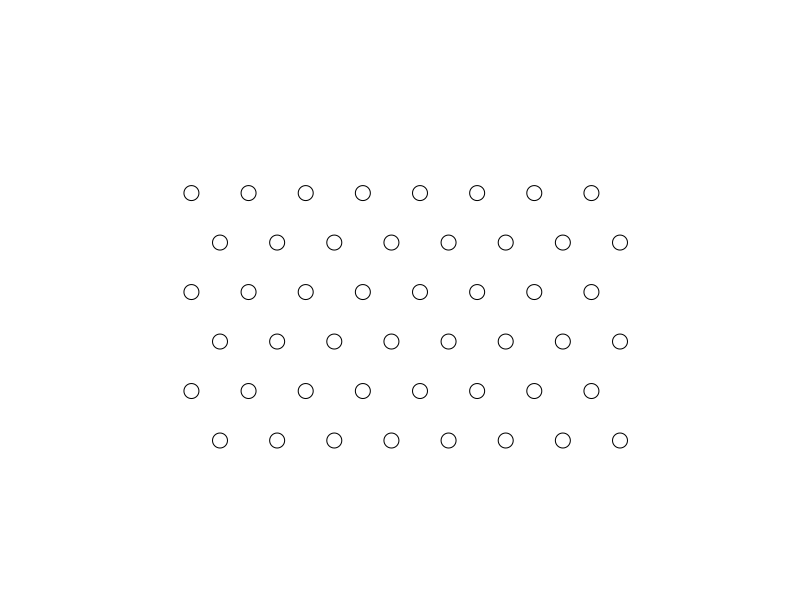
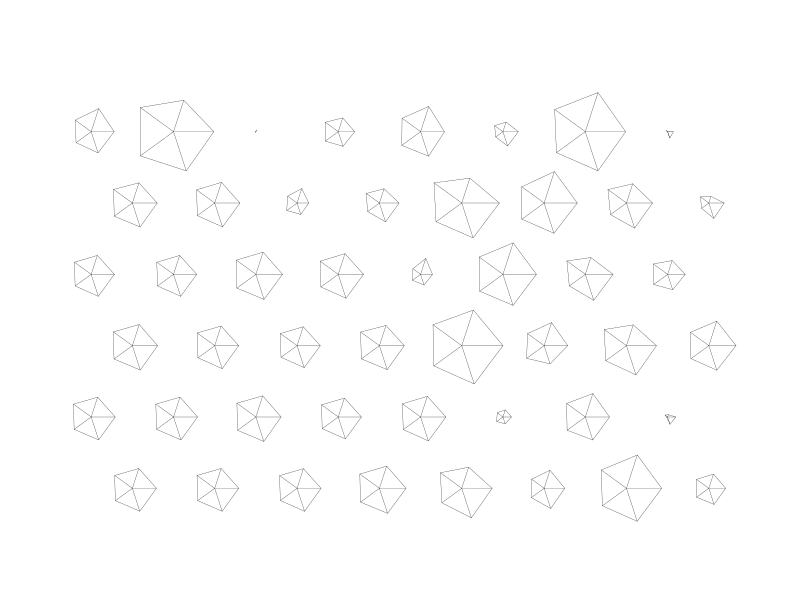
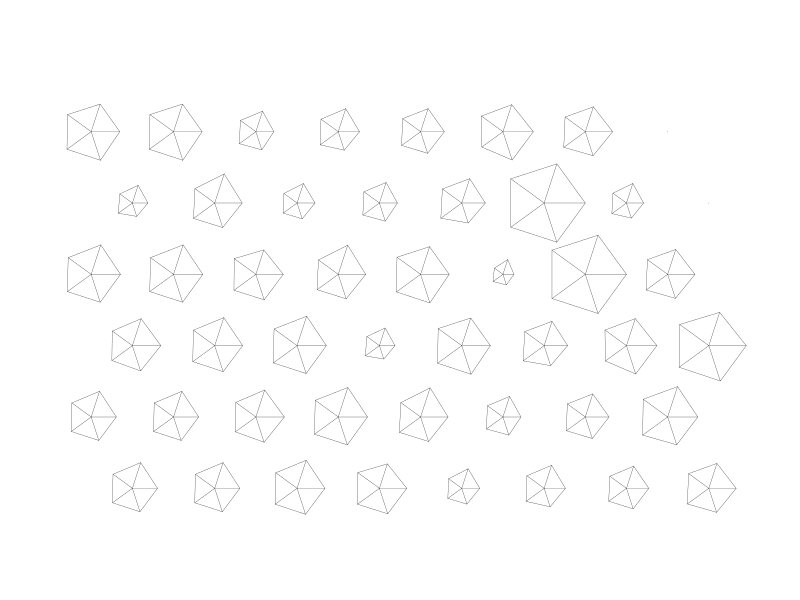

Here is the R script that generated these plots, in order:
## ---- chunk 1
options(repos = "https://cran.r-project.org")
install.packages("class")
library(class)
## ---- chunk 2
require(graphics)
data(crabs, package = "MASS")
lcrabs <- log(crabs[, 4:8])
crabs.grp <- factor(c("B", "b", "O", "o")[rep(1:4, rep(50,4))])
gr <- somgrid(topo = "hexagonal")
crabs.som <- batchSOM(lcrabs, gr, c(4, 4, 2, 2, 1, 1, 1, 0, 0))
plot(crabs.som$grid)

## ---- chunk 3
data("iris3")
train <- rbind(iris3[1:25,,1], iris3[1:25,,2], iris3[1:25,,3])
test <- rbind(iris3[26:50,,1], iris3[26:50,,2], iris3[26:50,,3])
cl <- factor(c(rep("s",25), rep("c",25), rep("v",25)))
keep <- condense(train, cl)
knn(train[keep, , drop=FALSE], test, cl[keep])
keep2 <- reduce.nn(train, keep, cl)
knn(train[keep2, , drop=FALSE], test, cl[keep2])

## ---- chunk 4
grupo <- matrix(c(0.2,0.2,0.25,0.2,0.2,0.6,0.3,0.3,0.8,0.8,0.6,0.4,0.9,0.9),7,2,byrow = T)
rotulos = c("A","A","A","A","B","B","B")
grupo
testar_pt <- matrix(c(0.4,0.4,0.5,0.5,0.6,0.6,0.7,0.7,0.8,0.8),5,2,byrow = T)

library(class)
teste <- knn(grupo,testar_pt,rotulos,k=2,prob = FALSE)
teste
## ---- chunk 5
data("iris3")
train <- rbind(iris3[,,1], iris3[,,2], iris3[,,3])
cl <- factor(c(rep("s",50), rep("c",50), rep("v",50)))
knn.cv(train, cl, k = 3, prob = FALSE)
attributes(.Last.value)

## ---- chunk 6
data("iris3")
train <- rbind(iris3[1:25,,1], iris3[1:25,,2], iris3[1:25,,3])
test <- rbind(iris3[26:50,,1], iris3[26:50,,2], iris3[26:50,,3])
cl <- factor(c(rep("s",25), rep("c",25), rep("v",25)))
knn1(train, test, cl)

## ---- chunk 7
data("iris3")
train <- rbind(iris3[1:25,,1], iris3[1:25,,2], iris3[1:25,,3])
test <- rbind(iris3[26:50,,1], iris3[26:50,,2], iris3[26:50,,3])
cl <- factor(c(rep("s",25), rep("c",25), rep("v",25)))
cd <- lvqinit(train, cl, 10)
lvqtest(cd, train)
cd0 <- olvq1(train, cl, cd)
lvqtest(cd0, train)
cd1 <- lvq1(train, cl, cd0)
lvqtest(cd1, train)
## ---- chunk 8
train <- rbind(iris3[1:25,,1], iris3[1:25,,2], iris3[1:25,,3])
test <- rbind(iris3[26:50,,1], iris3[26:50,,2], iris3[26:50,,3])
cl <- factor(c(rep("s",25), rep("c",25), rep("v",25)))
cd <- lvqinit(train, cl, 10)
lvqtest(cd, train)
cd0 <- olvq1(train, cl, cd)
lvqtest(cd0, train)
cd2 <- lvq2(train, cl, cd0)
lvqtest(cd2, train)

## ---- chunk 9
train <- rbind(iris3[1:25,,1], iris3[1:25,,2], iris3[1:25,,3])
test <- rbind(iris3[26:50,,1], iris3[26:50,,2], iris3[26:50,,3])
cl <- factor(c(rep("s",25), rep("c",25), rep("v",25)))
cd <- lvqinit(train, cl, 10)
lvqtest(cd, train)
cd0 <- olvq1(train, cl, cd)
lvqtest(cd0, train)
cd3 <- lvq3(train, cl, cd0)
lvqtest(cd3, train)

## ---- chunk 10
train <- rbind(iris3[1:25,,1], iris3[1:25,,2], iris3[1:25,,3])
test <- rbind(iris3[26:50,,1], iris3[26:50,,2], iris3[26:50,,3])
cl <- factor(c(rep("s",25), rep("c",25), rep("v",25)))
cd <- lvqinit(train, cl, 10)
cd
## ---- chunk 11
train <- rbind(iris3[1:25,,1], iris3[1:25,,2], iris3[1:25,,3])
test <- rbind(iris3[26:50,,1], iris3[26:50,,2], iris3[26:50,,3])
cl <- factor(c(rep("s",25), rep("c",25), rep("v",25)))
cd <- lvqinit(train, cl, 10)
lvqtest(cd, train)
## ---- chunk 12
tr <- sample(1:50, 25)
train <- rbind(iris3[tr,,1], iris3[tr,,2], iris3[tr,,3])
test <- rbind(iris3[-tr,,1], iris3[-tr,,2], iris3[-tr,,3])
cl <- factor(c(rep(1,25),rep(2,25), rep(3,25)), labels=c("s", "c", "v"))
table(cl, knn(train, test, cl, 3))
ind1 <- multiedit(train, cl, 5)
length(ind1)
table(cl, knn(train[ind1, , drop=FALSE], test, cl[ind1], 1))
ntrain <- train[ind1,]; ncl <- cl[ind1]
ntrain
#mostra todosa to tipo do ind especificado
## ---- chunk 13
train <- rbind(iris3[1:25,,1], iris3[1:25,,2], iris3[1:25,,3])
test <- rbind(iris3[26:50,,1], iris3[26:50,,2], iris3[26:50,,3])
cl <- factor(c(rep("s",25), rep("c",25), rep("v",25)))
cd <- lvqinit(train, cl, 10)
lvqtest(cd, train)
cd1 <- olvq1(train, cl, cd)
lvqtest(cd1, train)
## ---- chunk 14
train <- rbind(iris3[1:25,,1], iris3[1:25,,2], iris3[1:25,,3])
test <- rbind(iris3[26:50,,1], iris3[26:50,,2], iris3[26:50,,3])
cl <- factor(c(rep("s",25), rep("c",25), rep("v",25)))
keep <- condense(train, cl)
knn(train[keep,], test, cl[keep])
keep2 <- reduce.nn(train, keep, cl)
knn(train[keep2,], test, cl[keep2])
## ---- chunk 15
require(graphics)
data(crabs, package = "MASS")
lcrabs <- log(crabs[, 4:8])
crabs.grp <- factor(c("B", "b", "O", "o")[rep(1:4, rep(50,4))])
gr <- somgrid(topo = "hexagonal")
crabs.som <- SOM(lcrabs, gr)
plot(crabs.som)
## 2-phase training
crabs.som2 <- SOM(lcrabs, gr,
alpha = list(seq(0.05, 0, length.out = 1e4), seq(0.02, 0, length.out = 1e5)),
radii = list(seq(8, 1, length.out = 1e4), seq(4, 1, length.out = 1e5)))
plot(crabs.som2)

